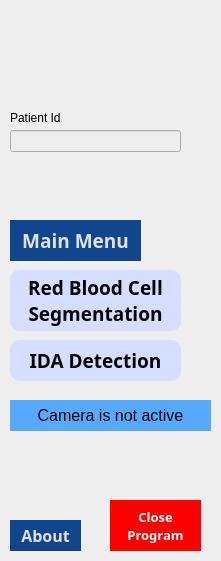
   <widget class="QWidget" name="widget" native="true">
    <property name="geometry">
     <rect>
      <x>10</x>
      <y>20</y>
      <width>221</width>
      <height>561</height>
     </rect>
    </property>
    <property name="autoFillBackground">
     <bool>false</bool>
    </property>
    <property name="styleSheet">
     <string notr="true">background-color: rgb(238, 238, 238);</string>
    </property>
    <widget class="QPushButton" name="mainBtn">
     <property name="geometry">
      <rect>
       <x>10</x>
       <y>220</y>
       <width>131</width>
       <height>41</height>
      </rect>
     </property>
     <property name="font">
      <font>
       <family>Malgun Gothic</family>
       <pointsize>14</pointsize>
       <weight>75</weight>
       <bold>true</bold>
      </font>
     </property>
     <property name="cursor">
      <cursorShape>PointingHandCursor</cursorShape>
     </property>
     <property name="autoFillBackground">
      <bool>false</bool>
     </property>
     <property name="styleSheet">
      <string notr="true">border:1px; color: rgb(225,225,225); background-color: rgb(17, 70, 143);</string>
     </property>
     <property name="text">
      <string>Main Menu</string>
     </property>
     <property name="checkable">
      <bool>true</bool>
     </property>
     <property name="checked">
      <bool>false</bool>
     </property>
     <property name="autoExclusive">
      <bool>true</bool>
     </property>
    </widget>
    <widget class="QPushButton" name="rbcBtn">
     <property name="geometry">
      <rect>
       <x>10</x>
       <y>270</y>
       <width>171</width>
       <height>61</height>
      </rect>
     </property>
     <property name="font">
      <font>
       <family>Malgun Gothic</family>
       <pointsize>14</pointsize>
       <weight>75</weight>
       <bold>true</bold>
      </font>
     </property>
     <property name="cursor">
      <cursorShape>PointingHandCursor</cursorShape>
     </property>
     <property name="autoFillBackground">
      <bool>false</bool>
     </property>
     <property name="styleSheet">
      <string notr="true">border:1px;
border-radius: 10px;
color: rgb(0,0,0);
background-color: rgb(214, 222, 255);</string>
     </property>
     <property name="text">
      <string>Red Blood Cell
Segmentation</string>
     </property>
     <property name="checkable">
      <bool>true</bool>
     </property>
     <property name="checked">
      <bool>false</bool>
     </property>
     <property name="autoExclusive">
      <bool>true</bool>
     </property>
    </widget>
    <widget class="QPushButton" name="malBtn">
     <property name="geometry">
      <rect>
       <x>10</x>
       <y>340</y>
       <width>171</width>
       <height>41</height>
      </rect>
     </property>
     <property name="font">
      <font>
       <family>Malgun Gothic</family>
       <pointsize>14</pointsize>
       <weight>75</weight>
       <bold>true</bold>
      </font>
     </property>
     <property name="cursor">
      <cursorShape>PointingHandCursor</cursorShape>
     </property>
     <property name="autoFillBackground">
      <bool>false</bool>
     </property>
     <property name="styleSheet">
      <string notr="true">border:1px;
border-radius: 10px;
color: rgb(0,0,0);
background-color: rgb(214, 222, 255);</string>
     </property>
     <property name="text">
      <string>IDA Detection</string>
     </property>
     <property name="checkable">
      <bool>true</bool>
     </property>
     <property name="checked">
      <bool>false</bool>
     </property>
     <property name="autoExclusive">
      <bool>true</bool>
     </property>
    </widget>
    <widget class="QPushButton" name="abtBtn">
     <property name="geometry">
      <rect>
       <x>10</x>
       <y>520</y>
       <width>71</width>
       <height>31</height>
      </rect>
     </property>
     <property name="font">
      <font>
       <family>Malgun Gothic</family>
       <pointsize>12</pointsize>
       <weight>75</weight>
       <bold>true</bold>
      </font>
     </property>
     <property name="cursor">
      <cursorShape>PointingHandCursor</cursorShape>
     </property>
     <property name="autoFillBackground">
      <bool>false</bool>
     </property>
     <property name="styleSheet">
      <string notr="true">border:1px; color: rgb(225,225,225); background-color: rgb(17, 70, 143);</string>
     </property>
     <property name="text">
      <string>About</string>
     </property>
     <property name="checkable">
      <bool>true</bool>
     </property>
     <property name="checked">
      <bool>false</bool>
     </property>
     <property name="autoExclusive">
      <bool>true</bool>
     </property>
    </widget>
    <widget class="QPushButton" name="closeBtn">
     <property name="geometry">
      <rect>
       <x>110</x>
       <y>500</y>
       <width>91</width>
       <height>51</height>
      </rect>
     </property>
     <property name="font">
      <font>
       <family>Malgun Gothic</family>
       <pointsize>10</pointsize>
       <weight>75</weight>
       <bold>true</bold>
      </font>
     </property>
     <property name="cursor">
      <cursorShape>PointingHandCursor</cursorShape>
     </property>
     <property name="layoutDirection">
      <enum>Qt::LeftToRight</enum>
     </property>
     <property name="autoFillBackground">
      <bool>false</bool>
     </property>
     <property name="styleSheet">
      <string notr="true">border:1px; color: rgb(255,255,255); background-color: rgb(255,0,0);</string>
     </property>
     <property name="text">
      <string>Close 
Program</string>
     </property>
     <property name="checkable">
      <bool>true</bool>
     </property>
     <property name="autoExclusive">
      <bool>false</bool>
     </property>
    </widget>
    <widget class="QLabel" name="logoImg">
     <property name="geometry">
      <rect>
       <x>35</x>
       <y>20</y>
       <width>149</width>
       <height>70</height>
      </rect>
     </property>
     <property name="styleSheet">
      <string notr="true">image: url(:/logoimg/add-on/logo.png);</string>
     </property>
     <property name="text">
      <string/>
     </property>
    </widget>
    <widget class="QLabel" name="distVal">
     <property name="geometry">
      <rect>
       <x>10</x>
       <y>400</y>
       <width>201</width>
       <height>31</height>
      </rect>
     </property>
     <property name="font">
      <font>
       <pointsize>12</pointsize>
      </font>
     </property>
     <property name="styleSheet">
      <string notr="true">background-color: rgb(85, 170, 255);</string>
     </property>
     <property name="text">
      <string>Camera is not active</string>
     </property>
     <property name="alignment">
      <set>Qt::AlignCenter</set>
     </property>
     <property name="wordWrap">
      <bool>true</bool>
     </property>
     <property name="margin">
      <number>1</number>
     </property>
     <property name="indent">
      <number>0</number>
     </property>
    </widget>
    <widget class="QLineEdit" name="nameInput">
     <property name="geometry">
      <rect>
       <x>10</x>
       <y>130</y>
       <width>171</width>
       <height>22</height>
      </rect>
     </property>
    </widget>
    <widget class="QLabel" name="label_14">
     <property name="geometry">
      <rect>
       <x>10</x>
       <y>110</y>
       <width>61</width>
       <height>16</height>
      </rect>
     </property>
     <property name="text">
      <string>Patient Id</string>
     </property>
    </widget>
    <widget class="QLabel" name="label_15">
     <property name="geometry">
      <rect>
       <x>70</x>
       <y>40</y>
       <width>51</width>
       <height>51</height>
      </rect>
     </property>
     <property name="text">
      <string/>
     </property>
     <property name="pixmap">
      <pixmap>BIOMED.png</pixmap>
     </property>
     <property name="scaledContents">
      <bool>true</bool>
     </property>
    </widget>
    <widget class="QLabel" name="label_16">
     <property name="geometry">
      <rect>
       <x>10</x>
       <y>40</y>
       <width>51</width>
       <height>51</height>
      </rect>
     </property>
     <property name="text">
      <string/>
     </property>
     <property name="pixmap">
      <pixmap>ITS.png</pixmap>
     </property>
     <property name="scaledContents">
      <bool>true</bool>
     </property>
    </widget>
    <widget class="QWidget" name="widget_8" native="true">
     <property name="geometry">
      <rect>
       <x>250</x>
       <y>85</y>
       <width>761</width>
       <height>471</height>
      </rect>
     </property>
     <property name="styleSheet">
      <string notr="true"/>
     </property>
     <widget class="QPushButton" name="pdfBtn_2">
      <property name="geometry">
       <rect>
        <x>10</x>
        <y>430</y>
        <width>201</width>
        <height>31</height>
       </rect>
      </property>
      <property name="font">
       <font>
        <family>Malgun Gothic</family>
        <pointsize>12</pointsize>
        <weight>75</weight>
        <bold>true</bold>
       </font>
      </property>
      <property name="cursor">
       <cursorShape>PointingHandCursor</cursorShape>
      </property>
      <property name="styleSheet">
       <string notr="true">border:1px;
border-radius: 10px;
color: rgb(0,0,0);
background-color: rgb(214, 222, 255);</string>
      </property>
      <property name="text">
       <string>Generate PDF Report</string>
      </property>
     </widget>
     <widget class="QLabel" name="detectIm_2">
      <property name="geometry">
       <rect>
        <x>10</x>
        <y>15</y>
        <width>532</width>
        <height>411</height>
       </rect>
      </property>
      <property name="styleSheet">
       <string notr="true">background-color: rgb(0, 0, 0);</string>
      </property>
      <property name="text">
       <string/>
      </property>
     </widget>
     <widget class="QLabel" name="detectText_2">
      <property name="geometry">
       <rect>
        <x>550</x>
        <y>20</y>
        <width>201</width>
        <height>451</height>
       </rect>
      </property>
      <property name="font">
       <font>
        <pointsize>11</pointsize>
       </font>
      </property>
      <property name="autoFillBackground">
       <bool>false</bool>
      </property>
      <property name="styleSheet">
       <string notr="true">color: rgb(255,255,255);
background-color: rgb(17, 70, 143);
</string>
      </property>
      <property name="text">
       <string>No cell detected.
No features corelated.</string>
      </property>
      <property name="alignment">
       <set>Qt::AlignJustify|Qt::AlignVCenter</set>
      </property>
      <property name="wordWrap">
       <bool>true</bool>
      </property>
      <property name="margin">
       <number>5</number>
      </property>
      <property name="indent">
       <number>0</number>
      </property>
     </widget>
    </widget>
   </widget>
